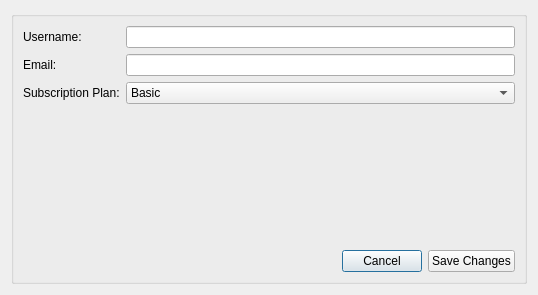
<?xml version="1.0" encoding="UTF-8"?>
<ui version="4.0">
 <class>StreamingProfileDialog</class>
 <widget class="QDialog" name="StreamingProfileDialog">
  <property name="geometry">
   <rect>
    <x>0</x>
    <y>0</y>
    <width>538</width>
    <height>295</height>
   </rect>
  </property>
  <property name="windowTitle">
   <string>Streaming Profile Settings</string>
  </property>
  <layout class="QVBoxLayout" name="verticalLayout">
   <item>
    <widget class="QGroupBox" name="profileGroup">
     <property name="title">
      <string/>
     </property>
     <layout class="QFormLayout" name="formLayout">
      <item row="0" column="0">
       <widget class="QLabel" name="usernameLabel">
        <property name="text">
         <string>Username:</string>
        </property>
       </widget>
      </item>
      <item row="0" column="1">
       <widget class="QLineEdit" name="usernameEdit"/>
      </item>
      <item row="1" column="0">
       <widget class="QLabel" name="emailLabel">
        <property name="text">
         <string>Email:</string>
        </property>
       </widget>
      </item>
      <item row="1" column="1">
       <widget class="QLineEdit" name="emailEdit"/>
      </item>
      <item row="2" column="0">
       <widget class="QLabel" name="subscriptionLabel">
        <property name="text">
         <string>Subscription Plan:</string>
        </property>
       </widget>
      </item>
      <item row="2" column="1">
       <widget class="QComboBox" name="subscriptionCombo">
        <item>
         <property name="text">
          <string>Basic</string>
         </property>
        </item>
        <item>
         <property name="text">
          <string>Standard</string>
         </property>
        </item>
        <item>
         <property name="text">
          <string>Premium</string>
         </property>
        </item>
       </widget>
      </item>
      <item row="4" column="0" colspan="2">
       <layout class="QHBoxLayout" name="buttonLayout">
        <item>
         <spacer name="horizontalSpacer">
          <property name="orientation">
           <enum>Qt::Horizontal</enum>
          </property>
          <property name="sizeHint" stdset="0">
           <size>
            <width>40</width>
            <height>20</height>
           </size>
          </property>
         </spacer>
        </item>
        <item>
         <widget class="QPushButton" name="cancelButton">
          <property name="text">
           <string>Cancel</string>
          </property>
         </widget>
        </item>
        <item>
         <widget class="QPushButton" name="saveButton">
          <property name="text">
           <string>Save Changes</string>
          </property>
         </widget>
        </item>
       </layout>
      </item>
      <item row="3" column="0">
       <spacer name="verticalSpacer">
        <property name="orientation">
         <enum>Qt::Vertical</enum>
        </property>
        <property name="sizeHint" stdset="0">
         <size>
          <width>20</width>
          <height>40</height>
         </size>
        </property>
       </spacer>
      </item>
     </layout>
    </widget>
   </item>
  </layout>
 </widget>
 <resources/>
 <connections/>
</ui>
